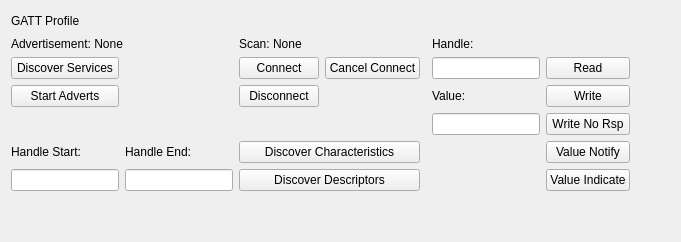
          <widget class="QWidget" name="tabGATT">
           <attribute name="title">
            <string>GATT</string>
           </attribute>
           <layout class="QGridLayout" name="gridLayout_24">
            <item row="8" column="0">
             <spacer name="verticalSpacer_16">
              <property name="orientation">
               <enum>Qt::Vertical</enum>
              </property>
              <property name="sizeHint" stdset="0">
               <size>
                <width>20</width>
                <height>40</height>
               </size>
              </property>
             </spacer>
            </item>
            <item row="2" column="0">
             <widget class="QPushButton" name="btnBLEDiscoverServices">
              <property name="text">
               <string>Discover Services</string>
              </property>
             </widget>
            </item>
            <item row="2" column="7">
             <spacer name="horizontalSpacer_25">
              <property name="orientation">
               <enum>Qt::Horizontal</enum>
              </property>
              <property name="sizeHint" stdset="0">
               <size>
                <width>40</width>
                <height>20</height>
               </size>
              </property>
             </spacer>
            </item>
            <item row="3" column="0">
             <widget class="QPushButton" name="btnBLEStartStopAdvert">
              <property name="text">
               <string>Start Adverts</string>
              </property>
             </widget>
            </item>
            <item row="7" column="2" colspan="2">
             <widget class="QPushButton" name="btnBLEDiscoverDescriptors">
              <property name="text">
               <string>Discover Descriptors</string>
              </property>
             </widget>
            </item>
            <item row="1" column="2" colspan="3">
             <widget class="QLabel" name="lblBLEScanState">
              <property name="text">
               <string>Scan: None</string>
              </property>
             </widget>
            </item>
            <item row="2" column="5">
             <widget class="QLineEdit" name="edtBLEHandle">
              <property name="sizePolicy">
               <sizepolicy hsizetype="Preferred" vsizetype="Fixed">
                <horstretch>0</horstretch>
                <verstretch>0</verstretch>
               </sizepolicy>
              </property>
             </widget>
            </item>
            <item row="7" column="6">
             <widget class="QPushButton" name="btnBLEValueIndicate">
              <property name="text">
               <string>Value Indicate</string>
              </property>
             </widget>
            </item>
            <item row="2" column="2">
             <widget class="QPushButton" name="btnBLEConnect">
              <property name="text">
               <string>Connect</string>
              </property>
             </widget>
            </item>
            <item row="2" column="6">
             <widget class="QPushButton" name="btnBLERead">
              <property name="text">
               <string>Read</string>
              </property>
             </widget>
            </item>
            <item row="3" column="6">
             <widget class="QPushButton" name="btnBLEWrite">
              <property name="text">
               <string>Write</string>
              </property>
             </widget>
            </item>
            <item row="0" column="0" colspan="3">
             <layout class="QHBoxLayout" name="horizontalLayout_28">
              <item>
               <widget class="QLabel" name="label_31">
                <property name="text">
                 <string>GATT Profile</string>
                </property>
               </widget>
              </item>
              <item>
               <spacer name="horizontalSpacer_24">
                <property name="orientation">
                 <enum>Qt::Horizontal</enum>
                </property>
                <property name="sizeHint" stdset="0">
                 <size>
                  <width>40</width>
                  <height>20</height>
                 </size>
                </property>
               </spacer>
              </item>
             </layout>
            </item>
            <item row="3" column="2">
             <widget class="QPushButton" name="btnBLEDisconnect">
              <property name="text">
               <string>Disconnect</string>
              </property>
             </widget>
            </item>
            <item row="6" column="6">
             <widget class="QPushButton" name="btnBLEValueNotify">
              <property name="text">
               <string>Value Notify</string>
              </property>
             </widget>
            </item>
            <item row="1" column="0" colspan="2">
             <widget class="QLabel" name="lblBLEAdvertisementState">
              <property name="text">
               <string>Advertisement: None</string>
              </property>
             </widget>
            </item>
            <item row="7" column="0">
             <widget class="QLineEdit" name="edtBLEHandleStart">
              <property name="sizePolicy">
               <sizepolicy hsizetype="Preferred" vsizetype="Fixed">
                <horstretch>0</horstretch>
                <verstretch>0</verstretch>
               </sizepolicy>
              </property>
             </widget>
            </item>
            <item row="7" column="1">
             <widget class="QLineEdit" name="edtBLEHandleEnd">
              <property name="sizePolicy">
               <sizepolicy hsizetype="Preferred" vsizetype="Fixed">
                <horstretch>0</horstretch>
                <verstretch>0</verstretch>
               </sizepolicy>
              </property>
             </widget>
            </item>
            <item row="4" column="5">
             <widget class="QLineEdit" name="edtBLEHandleValue">
              <property name="sizePolicy">
               <sizepolicy hsizetype="Preferred" vsizetype="Fixed">
                <horstretch>0</horstretch>
                <verstretch>0</verstretch>
               </sizepolicy>
              </property>
             </widget>
            </item>
            <item row="1" column="5">
             <widget class="QLabel" name="label_11">
              <property name="text">
               <string>Handle:</string>
              </property>
             </widget>
            </item>
            <item row="6" column="0">
             <widget class="QLabel" name="label_8">
              <property name="text">
               <string>Handle Start:</string>
              </property>
             </widget>
            </item>
            <item row="6" column="1">
             <widget class="QLabel" name="label_9">
              <property name="text">
               <string>Handle End:</string>
              </property>
             </widget>
            </item>
            <item row="6" column="2" colspan="2">
             <widget class="QPushButton" name="btnBLEDiscoverChars">
              <property name="text">
               <string>Discover Characteristics</string>
              </property>
             </widget>
            </item>
            <item row="4" column="6">
             <widget class="QPushButton" name="btnBLEWriteNoRsp">
              <property name="text">
               <string>Write No Rsp</string>
              </property>
             </widget>
            </item>
            <item row="3" column="5">
             <widget class="QLabel" name="label_10">
              <property name="text">
               <string>Value:</string>
              </property>
             </widget>
            </item>
            <item row="2" column="3">
             <widget class="QPushButton" name="btnBLECancelConnect">
              <property name="text">
               <string>Cancel Connect</string>
              </property>
             </widget>
            </item>
           </layout>
          </widget>
